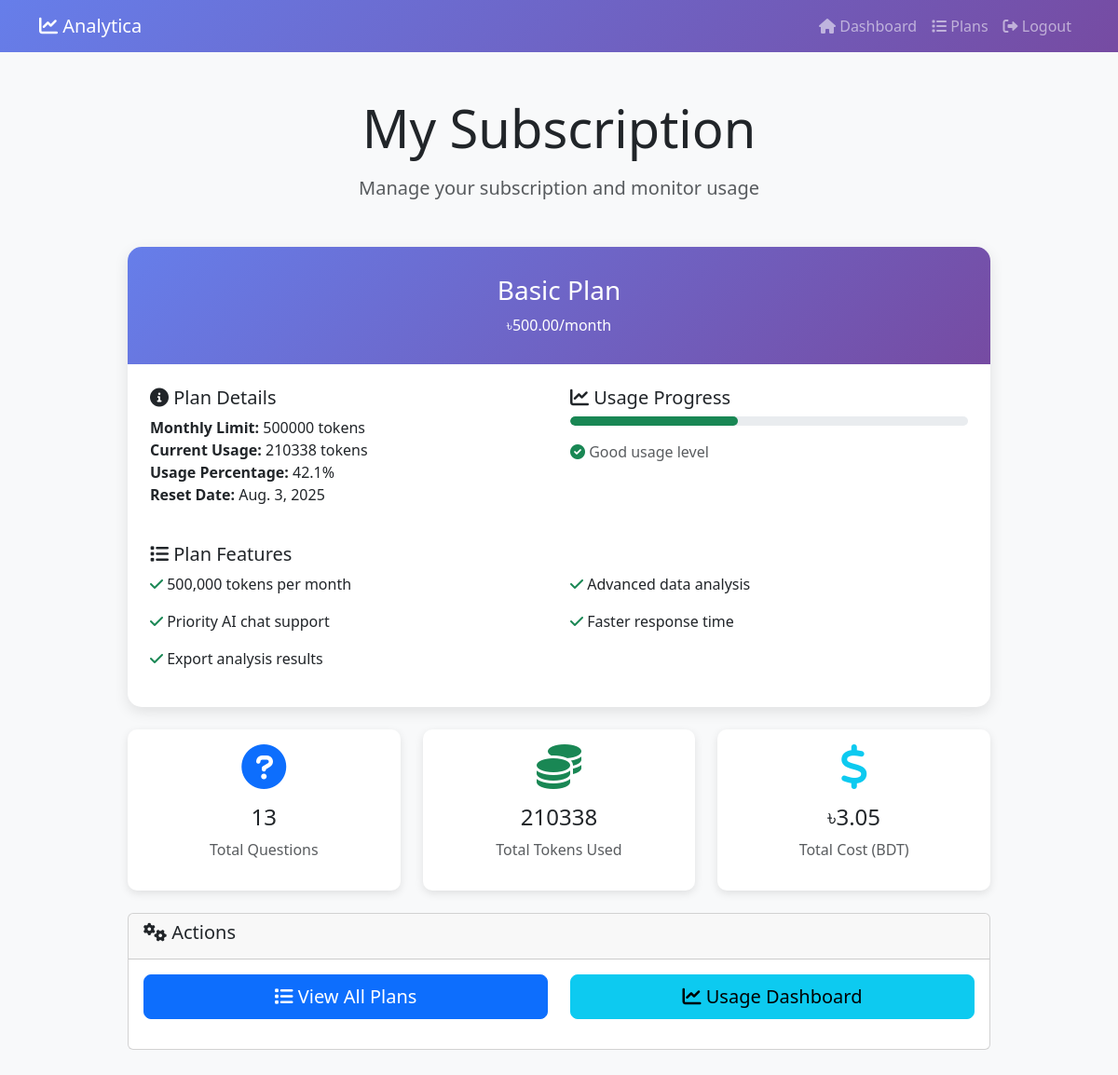
Page /subscription/my-subscription/ (signed in) on the committed database.
### data/models.py (models this page shows, shortened)
class UserSubscription(models.Model):
    user = models.OneToOneField(User, on_delete=models.CASCADE)
    plan = models.ForeignKey(SubscriptionPlan, on_delete=models.SET_NULL, null=True, blank=True)
    monthly_token_limit = models.IntegerField(default=10000)  # Default 10K tokens for free tier
    monthly_cost_bdt = models.DecimalField(max_digits=10, decimal_places=2, default=0.0)
    current_month_tokens_used = models.IntegerField(default=0)
    reset_date = models.DateField(default=timezone.now)
    is_active = models.BooleanField(default=True)
    created_at = models.DateTimeField(default=timezone.now)
    updated_at = models.DateTimeField(auto_now=True)
    class Meta:
        verbose_name = 'User Subscription'
        verbose_name_plural = 'User Subscriptions'
    def get_usage_percentage(self):
        if self.monthly_token_limit == 0:
            return 0
        return (self.current_month_tokens_used / self.monthly_token_limit) * 100

class SubscriptionPlan(models.Model):
    name = models.CharField(max_length=50, unique=True)
    display_name = models.CharField(max_length=100)
    description = models.TextField()
    monthly_token_limit = models.IntegerField()
    monthly_cost_bdt = models.DecimalField(max_digits=10, decimal_places=2)
    features = models.JSONField(default=list)  # List of features included
    is_active = models.BooleanField(default=True)
    created_at = models.DateTimeField(default=timezone.now)
    updated_at = models.DateTimeField(auto_now=True)
    class Meta:
        verbose_name = 'Subscription Plan'
        verbose_name_plural = 'Subscription Plans'
        ordering = ['monthly_cost_bdt']
    def get_features_list(self):
        if isinstance(self.features, list):
            return self.features
        return []

### data/views.py (the view)
# urls.py: path('subscription/my-subscription/', views.my_subscription, name='my_subscription'),
@login_required(login_url='login')
def my_subscription(request):
    user_subscription, created = UserSubscription.objects.get_or_create(
        user=request.user,
        defaults={'monthly_token_limit': 10000, 'monthly_cost_bdt': 0.0}
    )
    usage_summary = get_user_usage_summary(request.user)
    context = {
        'user_subscription': user_subscription,
        'usage_summary': usage_summary,
    }
    return render(request, 'subscription/my_subscription.html', context)

### templates/subscription/my_subscription.html (shortened to what this page needs)
<!DOCTYPE html>
<html lang="en">
<head>
    <link href="https://cdn.jsdelivr.net/npm/bootstrap@5.3.0/dist/css/bootstrap.min.css" rel="stylesheet">
    <link href="https://cdnjs.cloudflare.com/ajax/libs/font-awesome/6.0.0/css/all.min.css" rel="stylesheet">
</head>
<body>
    <nav class="navbar navbar-expand-lg navbar-dark">
        <div class="container">
            <a class="navbar-brand" href="{% url 'home' %}">
                <i class="fas fa-chart-line"></i> Analytica
            </a>
            <div class="navbar-nav ms-auto">
                <a class="nav-link" href="{% url 'home' %}">
                    <i class="fas fa-home"></i> Dashboard
                </a>
                <a class="nav-link" href="{% url 'subscription_plans' %}">
                    <i class="fas fa-list"></i> Plans
                </a>
                <a class="nav-link" href="{% url 'logout' %}">
                    <i class="fas fa-sign-out-alt"></i> Logout
                </a>
            </div>
        </div>
    </nav>
    <div class="container py-5">
        <div class="row justify-content-center">
            <div class="col-lg-10">
                <div class="text-center mb-5">
                    <h1 class="display-4 mb-3">My Subscription</h1>
                    <p class="lead text-muted">Manage your subscription and monitor usage</p>
                </div>
                <div class="card subscription-card mb-4">
                    <div class="subscription-header">
                        <h3>
                            {% if user_subscription.plan %}
                                {{ user_subscription.plan.display_name }}
                            {% else %}
                                Free Plan
                            {% endif %}
                        </h3>
                        <p class="mb-0">
                            {% if user_subscription.plan %}
                                ৳{{ user_subscription.monthly_cost_bdt }}/month
                            {% else %}
                                Free
                            {% endif %}
                        </p>
                    </div>
                    <div class="card-body p-4">
                        <div class="row">
                            <div class="col-md-6">
                                <h5><i class="fas fa-info-circle"></i> Plan Details</h5>
                                <ul class="list-unstyled">
                                    <li><strong>Monthly Limit:</strong> {{ user_subscription.monthly_token_limit|floatformat:0 }} tokens</li>
                                    <li><strong>Current Usage:</strong> {{ user_subscription.current_month_tokens_used|floatformat:0 }} tokens</li>
                                    <li><strong>Usage Percentage:</strong> {{ user_subscription.get_usage_percentage|floatformat:1 }}%</li>
                                    <li><strong>Reset Date:</strong> {{ user_subscription.reset_date }}</li>
                                </ul>
                            </div>
                            <div class="col-md-6">
                                <h5><i class="fas fa-chart-line"></i> Usage Progress</h5>
                                <div class="progress mb-3">
                                    <div class="progress-bar {% if user_subscription.get_usage_percentage > 80 %}bg-danger{% elif user_subscription.get_usage_percentage > 60 %}bg-warning{% else %}bg-success{% endif %}"
                                         role="progressbar"
                                         style="width: {{ user_subscription.get_usage_percentage }}%"
                                         aria-valuenow="{{ user_subscription.get_usage_percentage }}"
                                         aria-valuemin="0" aria-valuemax="100">
                                    </div>
                                </div>
                                <p class="text-muted">
                                    {% if user_subscription.get_usage_percentage > 80 %}
                                        <i class="fas fa-exclamation-triangle text-danger"></i> High usage - consider upgrading
                                    {% elif user_subscription.get_usage_percentage > 60 %}
                                        <i class="fas fa-info-circle text-warning"></i> Moderate usage
                                    {% else %}
                                        <i class="fas fa-check-circle text-success"></i> Good usage level
                                    {% endif %}
                                </p>
                            </div>
                        </div>
                        {% if user_subscription.plan %}
                            <div class="mt-4">
                                <h5><i class="fas fa-list"></i> Plan Features</h5>
                                <div class="row">
                                    {% for feature in user_subscription.plan.get_features_list %}
                                    <div class="col-md-6">
                                        <p><i class="fas fa-check text-success"></i> {{ feature }}</p>
                                    </div>
                                    {% endfor %}
                                </div>
                            </div>
                        {% endif %}
                    </div>
                </div>
                <div class="row mb-4">
                    <div class="col-md-4">
                        <div class="card usage-card text-center">
                            <div class="card-body">
                                <i class="fas fa-question-circle fa-3x text-primary mb-3"></i>
                                <h4>{{ usage_summary.total_questions|default:0 }}</h4>
                                <p class="text-muted">Total Questions</p>
                            </div>
                        </div>
                    </div>
                    <div class="col-md-4">
                        <div class="card usage-card text-center">
                            <div class="card-body">
                                <i class="fas fa-coins fa-3x text-success mb-3"></i>
                                <h4>{{ usage_summary.total_tokens|default:0|floatformat:0 }}</h4>
                                <p class="text-muted">Total Tokens Used</p>
                            </div>
                        </div>
                    </div>
                    <div class="col-md-4">
                        <div class="card usage-card text-center">
                            <div class="card-body">
                                <i class="fas fa-dollar-sign fa-3x text-info mb-3"></i>
                                <h4>৳{{ usage_summary.total_cost_bdt|default:0|floatformat:2 }}</h4>
                                <p class="text-muted">Total Cost (BDT)</p>
                            </div>
                        </div>
                    </div>
                </div>
                <div class="row">
                    <div class="col-12">
                        <div class="card">
                            <div class="card-header">
                                <h5><i class="fas fa-cogs"></i> Actions</h5>
                            </div>
                            <div class="card-body">
                                <div class="row">
                                    <div class="col-md-6">
                                        <a href="{% url 'subscription_plans' %}" class="btn btn-primary btn-lg w-100 mb-3">
                                            <i class="fas fa-list"></i> View All Plans
                                        </a>
                                    </div>
                                    <div class="col-md-6">
                                        <a href="{% url 'token_dashboard' %}" class="btn btn-info btn-lg w-100 mb-3">
                                            <i class="fas fa-chart-line"></i> Usage Dashboard
                                        </a>
                                    </div>
                                </div>
                            </div>
                        </div>
                    </div>
                </div>
            </div>
        </div>
    </div>
</body>
</html>

### templates/subscription/my_subscription.html (style rules this page uses)
body { background-color: #f8f9fa; }
.subscription-card { border: none; border-radius: 15px; box-shadow: 0 5px 15px rgba(0,0,0,0.1); overflow: hidden; }
.subscription-header { background: linear-gradient(135deg, #667eea 0%, #764ba2 100%); color: white; padding: 30px; text-align: center; }
.usage-card { border: none; border-radius: 10px; box-shadow: 0 3px 10px rgba(0,0,0,0.1); transition: all 0.3s ease; }
.navbar { background: linear-gradient(135deg, #667eea 0%, #764ba2 100%); }
.progress { height: 10px; border-radius: 5px; }
.progress-bar { border-radius: 5px; }

### rows in the picture
UserSubscription: plan.display_name "Basic Plan", monthly_cost_bdt "500.00", monthly_token_limit "500000", current_month_tokens_used "210338", get_usage_percentage "42.1", reset_date "Aug. 3, 2025"

### other values in the picture
{{ feature }} "500,000 tokens per month" "Advanced data analysis" "Priority AI chat support" "Faster response time" "Export analysis results"
{{ usage_summary.total_questions|default:0 }} "13"
{{ usage_summary.total_tokens|default:0|floatformat:0 }} "210338"
{{ usage_summary.total_cost_bdt|default:0|floatformat:2 }} "3.05"
